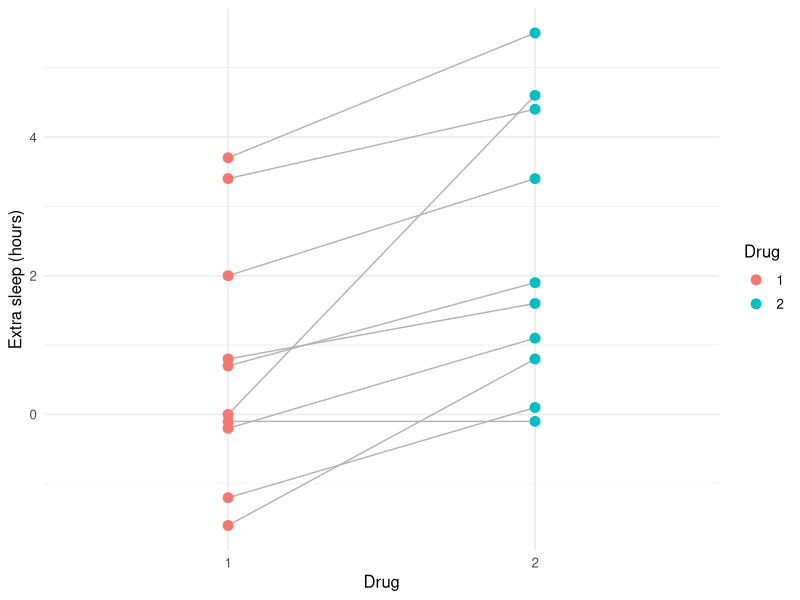
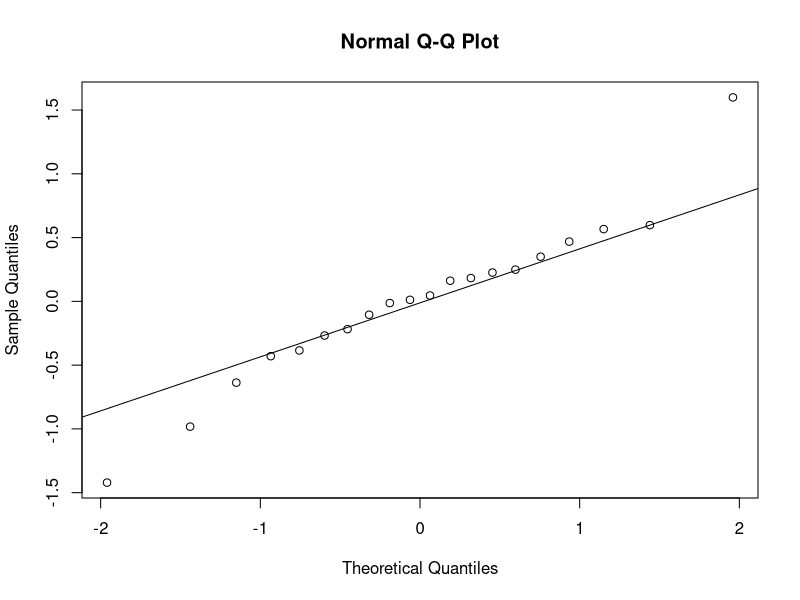
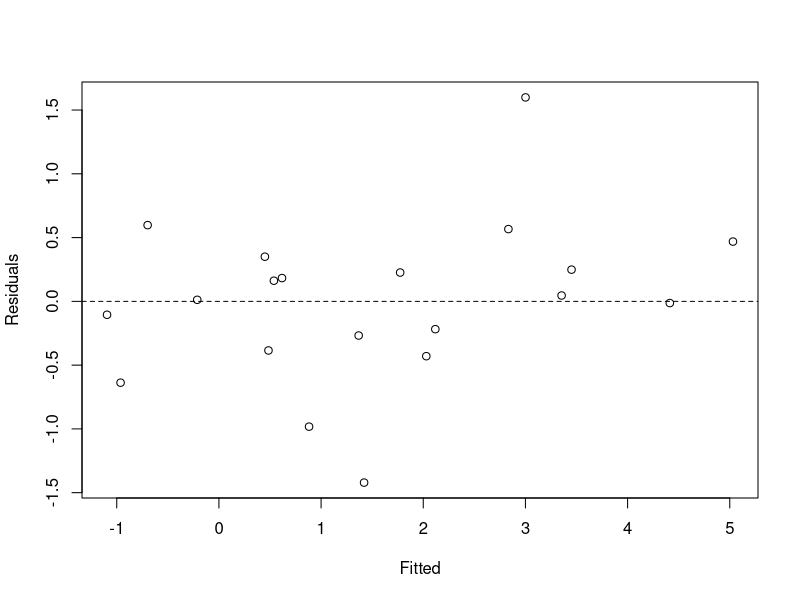

The R script that drew these images, in order:
## ---- chunk 1
#| label: setup
library(tidyverse)
library(broom)
library(broom.mixed)
library(lme4)
set.seed(42)
theme_set(theme_minimal(base_size = 12))
## ---- chunk 2
ggplot(sleep, aes(group, extra, group = ID)) +
  geom_line(colour = "grey70") +
  geom_point(aes(colour = group), size = 3) +
  labs(x = "Drug", y = "Extra sleep (hours)", colour = "Drug")
## ---- chunk 3
fit_rcbd <- aov(extra ~ group + Error(ID), data = sleep)
summary(fit_rcbd)
## ---- chunk 4
fit_lmm <- lmer(extra ~ group + (1 | ID), data = sleep)
qqnorm(resid(fit_lmm)); qqline(resid(fit_lmm))
plot(fitted(fit_lmm), resid(fit_lmm),
     xlab = "Fitted", ylab = "Residuals"); abline(h = 0, lty = 2)
## ---- chunk 5
summary(fit_lmm)
tidy(fit_lmm, conf.int = TRUE, effects = "fixed")
## ---- chunk 6
sessionInfo()
